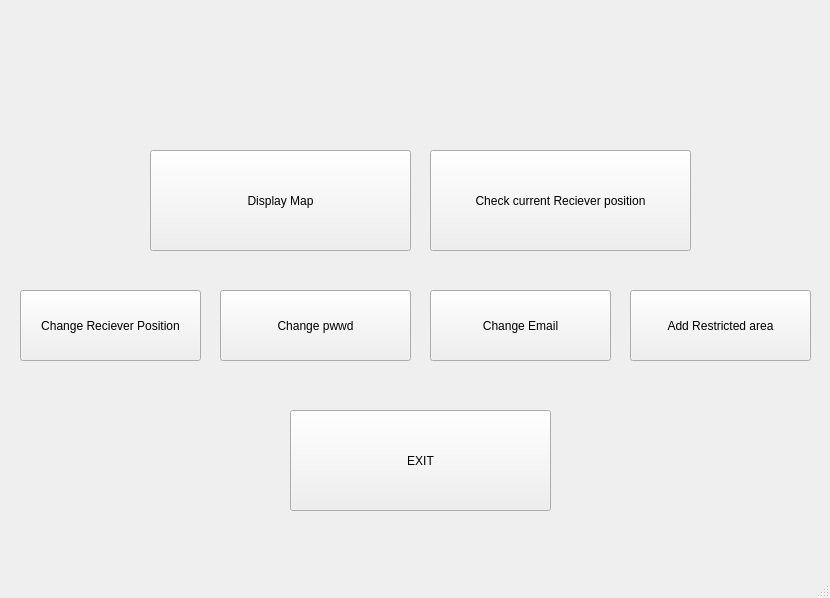
<?xml version="1.0" encoding="UTF-8"?>
<ui version="4.0">
 <class>Log_IN</class>
 <widget class="QMainWindow" name="Log_IN">
  <property name="geometry">
   <rect>
    <x>0</x>
    <y>0</y>
    <width>830</width>
    <height>598</height>
   </rect>
  </property>
  <property name="windowTitle">
   <string>MainWindow</string>
  </property>
  <widget class="QWidget" name="centralwidget">
   <widget class="QPushButton" name="pushButton">
    <property name="geometry">
     <rect>
      <x>20</x>
      <y>290</y>
      <width>181</width>
      <height>71</height>
     </rect>
    </property>
    <property name="text">
     <string>Change Reciever Position</string>
    </property>
   </widget>
   <widget class="QPushButton" name="pushButton_2">
    <property name="geometry">
     <rect>
      <x>220</x>
      <y>290</y>
      <width>191</width>
      <height>71</height>
     </rect>
    </property>
    <property name="text">
     <string>Change pwwd</string>
    </property>
   </widget>
   <widget class="QPushButton" name="pushButton_3">
    <property name="geometry">
     <rect>
      <x>150</x>
      <y>150</y>
      <width>261</width>
      <height>101</height>
     </rect>
    </property>
    <property name="text">
     <string>Display Map</string>
    </property>
   </widget>
   <widget class="QPushButton" name="pushButton_4">
    <property name="geometry">
     <rect>
      <x>430</x>
      <y>150</y>
      <width>261</width>
      <height>101</height>
     </rect>
    </property>
    <property name="text">
     <string>Check current Reciever position</string>
    </property>
   </widget>
   <widget class="QPushButton" name="pushButton_6">
    <property name="geometry">
     <rect>
      <x>290</x>
      <y>410</y>
      <width>261</width>
      <height>101</height>
     </rect>
    </property>
    <property name="text">
     <string>EXIT</string>
    </property>
   </widget>
   <widget class="QPushButton" name="pushButton_5">
    <property name="geometry">
     <rect>
      <x>430</x>
      <y>290</y>
      <width>181</width>
      <height>71</height>
     </rect>
    </property>
    <property name="text">
     <string>Change Email</string>
    </property>
   </widget>
   <widget class="QPushButton" name="pushButton_7">
    <property name="geometry">
     <rect>
      <x>630</x>
      <y>290</y>
      <width>181</width>
      <height>71</height>
     </rect>
    </property>
    <property name="text">
     <string>Add Restricted area</string>
    </property>
   </widget>
  </widget>
  <widget class="QMenuBar" name="menubar">
   <property name="geometry">
    <rect>
     <x>0</x>
     <y>0</y>
     <width>830</width>
     <height>21</height>
    </rect>
   </property>
  </widget>
  <widget class="QStatusBar" name="statusbar"/>
 </widget>
 <resources/>
 <connections/>
</ui>
